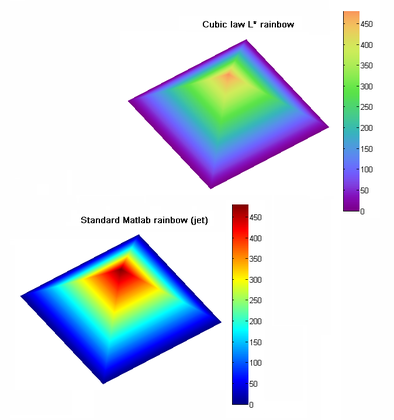
%> input picture MiscTools/pmkmp/examples1.png, 394 x 420 px, shrunk from 674 x 719 before the run
$ octave --eval "result = xyzConvHull(imread('MiscTools/pmkmp/examples1.png'));"   (GNU Octave 9; MATLAB toolbox functions it lacks are replaced by stand-ins)
%> lines starting %> are read from the running program, lines starting %| are printed output that depends on the picture; in (x1, y1, x2, y2) boxes, pixels count from 0 and x2, y2 are one past the last pixel; in counts of white or black regions, pixels touching at a corner belong together; the program's own positions count from 1
function [ Iout ] = xyzConvHull( I ,dims)
%UNTITLED4 use BWfill in x y and z, or selected dimensions.
I=imdilate(I,true(3,3,3));
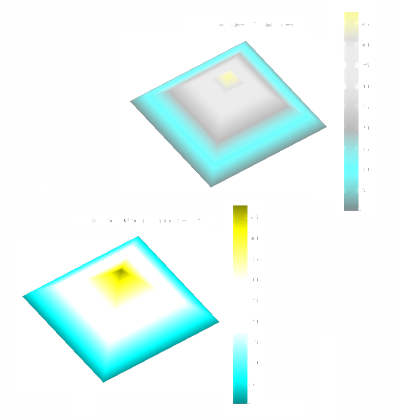
%> I: size 420x394x3 uint8; mean R, G, B 236.2, 250.2, 247.7
if nargin==1
    dims=1:3;
end

for runs=1:2
    if any(dims==1)
        for imSlice=1:size(I,1);
            I(imSlice,:,:)=imfill(squeeze(I(imSlice,:,:)),'holes');
        end
    end
    if any(dims==3)
        for imSlice=1:size(I,3);
            I(:,:,imSlice)=imfill(I(:,:,imSlice),'holes');
        end
    end
    if any(dims==2)
        for imSlice=1:size(I,2);
            I(:,imSlice,:)=imfill(squeeze(I(:,imSlice,:)),'holes');
        end
    end

end
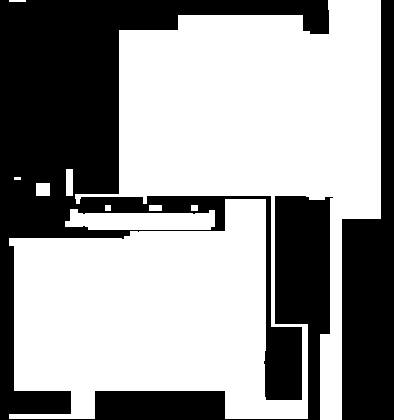
%> I: size 420x394x3 uint8; values 254 (black) and 255 (white), 60.1% white; 2 black regions, box (x1, y1, x2, y2) and area: (0, 0, 333, 420) 52729, (342, 0, 394, 420) 13299


Iout=imerode(I,true(3,3,3));
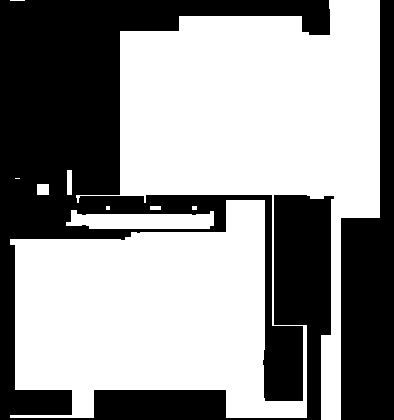
%> Iout: size 420x394x3 uint8; values 254 (black) and 255 (white), 57.8% white; 2 black regions, box (x1, y1, x2, y2) and area: (0, 0, 334, 420) 56012, (341, 0, 394, 420) 13758
